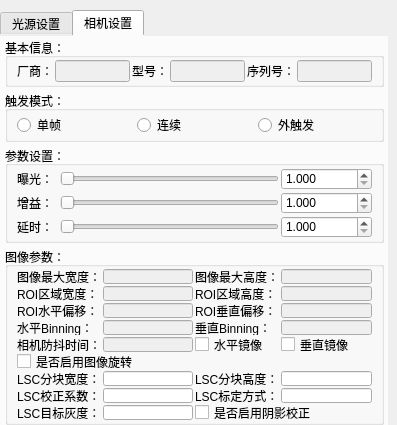
<?xml version="1.0" encoding="UTF-8"?>
<ui version="4.0">
 <class>camLightDlg</class>
 <widget class="QWidget" name="camLightDlg">
  <property name="geometry">
   <rect>
    <x>0</x>
    <y>0</y>
    <width>397</width>
    <height>425</height>
   </rect>
  </property>
  <property name="windowTitle">
   <string>Form</string>
  </property>
  <widget class="QTabWidget" name="tabWidget">
   <property name="geometry">
    <rect>
     <x>0</x>
     <y>10</y>
     <width>389</width>
     <height>417</height>
    </rect>
   </property>
   <property name="styleSheet">
    <string notr="true">QTabWidget:pane {background:transparent; }</string>
   </property>
   <property name="currentIndex">
    <number>1</number>
   </property>
   <widget class="QWidget" name="tab">
    <attribute name="title">
     <string>光源设置</string>
    </attribute>
    <layout class="QVBoxLayout" name="verticalLayout_5">
     <property name="spacing">
      <number>5</number>
     </property>
     <property name="leftMargin">
      <number>9</number>
     </property>
     <property name="topMargin">
      <number>9</number>
     </property>
     <property name="rightMargin">
      <number>9</number>
     </property>
     <property name="bottomMargin">
      <number>9</number>
     </property>
     <item>
      <layout class="QGridLayout" name="gridLayout" columnstretch="1,2,1" columnminimumwidth="1,2,1">
       <property name="horizontalSpacing">
        <number>2</number>
       </property>
       <item row="0" column="0">
        <widget class="QLabel" name="label_44">
         <property name="text">
          <string>串口编号：</string>
         </property>
        </widget>
       </item>
       <item row="0" column="1">
        <widget class="QComboBox" name="comboBox_LightPort">
         <property name="enabled">
          <bool>true</bool>
         </property>
         <property name="minimumSize">
          <size>
           <width>0</width>
           <height>25</height>
          </size>
         </property>
        </widget>
       </item>
       <item row="0" column="2">
        <spacer name="horizontalSpacer">
         <property name="orientation">
          <enum>Qt::Horizontal</enum>
         </property>
         <property name="sizeHint" stdset="0">
          <size>
           <width>40</width>
           <height>20</height>
          </size>
         </property>
        </spacer>
       </item>
       <item row="1" column="0">
        <widget class="QLabel" name="label">
         <property name="text">
          <string>背光：</string>
         </property>
        </widget>
       </item>
       <item row="1" column="1">
        <widget class="QSlider" name="horizontalSlider_LightValue">
         <property name="enabled">
          <bool>true</bool>
         </property>
         <property name="maximum">
          <number>255</number>
         </property>
         <property name="orientation">
          <enum>Qt::Horizontal</enum>
         </property>
        </widget>
       </item>
       <item row="1" column="2">
        <widget class="QSpinBox" name="spinBox_LightValue">
         <property name="maximum">
          <number>255</number>
         </property>
        </widget>
       </item>
       <item row="2" column="0">
        <widget class="QLabel" name="label_2">
         <property name="text">
          <string>红光：</string>
         </property>
        </widget>
       </item>
       <item row="2" column="1">
        <widget class="QSlider" name="horizontalSlider_LightValue1">
         <property name="enabled">
          <bool>true</bool>
         </property>
         <property name="maximum">
          <number>255</number>
         </property>
         <property name="orientation">
          <enum>Qt::Horizontal</enum>
         </property>
        </widget>
       </item>
       <item row="2" column="2">
        <widget class="QSpinBox" name="spinBox_LightValue1">
         <property name="maximum">
          <number>255</number>
         </property>
        </widget>
       </item>
       <item row="3" column="0">
        <widget class="QLabel" name="label_3">
         <property name="text">
          <string>绿光：</string>
         </property>
        </widget>
       </item>
       <item row="3" column="1">
        <widget class="QSlider" name="horizontalSlider_LightValue2">
         <property name="enabled">
          <bool>true</bool>
         </property>
         <property name="maximum">
          <number>255</number>
         </property>
         <property name="orientation">
          <enum>Qt::Horizontal</enum>
         </property>
        </widget>
       </item>
       <item row="3" column="2">
        <widget class="QSpinBox" name="spinBox_LightValue2">
         <property name="maximum">
          <number>255</number>
         </property>
        </widget>
       </item>
       <item row="4" column="0">
        <widget class="QLabel" name="label_4">
         <property name="text">
          <string>蓝光：</string>
         </property>
        </widget>
       </item>
       <item row="4" column="1">
        <widget class="QSlider" name="horizontalSlider_LightValue3">
         <property name="enabled">
          <bool>true</bool>
         </property>
         <property name="maximum">
          <number>255</number>
         </property>
         <property name="orientation">
          <enum>Qt::Horizontal</enum>
         </property>
        </widget>
       </item>
       <item row="4" column="2">
        <widget class="QSpinBox" name="spinBox_LightValue3">
         <property name="maximum">
          <number>255</number>
         </property>
        </widget>
       </item>
      </layout>
     </item>
     <item>
      <spacer name="verticalSpacer">
       <property name="orientation">
        <enum>Qt::Vertical</enum>
       </property>
       <property name="sizeHint" stdset="0">
        <size>
         <width>20</width>
         <height>206</height>
        </size>
       </property>
      </spacer>
     </item>
    </layout>
   </widget>
   <widget class="QWidget" name="tab_2">
    <attribute name="title">
     <string>相机设置</string>
    </attribute>
    <layout class="QVBoxLayout" name="verticalLayout">
     <property name="spacing">
      <number>4</number>
     </property>
     <property name="leftMargin">
      <number>5</number>
     </property>
     <property name="topMargin">
      <number>2</number>
     </property>
     <property name="rightMargin">
      <number>5</number>
     </property>
     <property name="bottomMargin">
      <number>2</number>
     </property>
     <item>
      <widget class="QGroupBox" name="groupBox_2">
       <property name="title">
        <string>基本信息：</string>
       </property>
       <layout class="QGridLayout" name="gridLayout_2">
        <property name="leftMargin">
         <number>9</number>
        </property>
        <property name="topMargin">
         <number>2</number>
        </property>
        <property name="rightMargin">
         <number>9</number>
        </property>
        <property name="bottomMargin">
         <number>2</number>
        </property>
        <property name="horizontalSpacing">
         <number>2</number>
        </property>
        <property name="verticalSpacing">
         <number>6</number>
        </property>
        <item row="0" column="0">
         <widget class="QLabel" name="label_9">
          <property name="text">
           <string>厂商：</string>
          </property>
         </widget>
        </item>
        <item row="0" column="1">
         <widget class="QLineEdit" name="cameravendor">
          <property name="enabled">
           <bool>false</bool>
          </property>
         </widget>
        </item>
        <item row="0" column="2">
         <widget class="QLabel" name="label_13">
          <property name="text">
           <string>型号：</string>
          </property>
         </widget>
        </item>
        <item row="0" column="3">
         <widget class="QLineEdit" name="cameramodel">
          <property name="enabled">
           <bool>false</bool>
          </property>
         </widget>
        </item>
        <item row="0" column="4">
         <widget class="QLabel" name="label_14">
          <property name="text">
           <string>序列号：</string>
          </property>
         </widget>
        </item>
        <item row="0" column="5">
         <widget class="QLineEdit" name="cameraserial">
          <property name="enabled">
           <bool>false</bool>
          </property>
         </widget>
        </item>
       </layout>
      </widget>
     </item>
     <item>
      <widget class="QGroupBox" name="groupBox">
       <property name="title">
        <string>触发模式：</string>
       </property>
       <layout class="QGridLayout" name="gridLayout_3">
        <property name="leftMargin">
         <number>9</number>
        </property>
        <property name="topMargin">
         <number>2</number>
        </property>
        <property name="rightMargin">
         <number>9</number>
        </property>
        <property name="bottomMargin">
         <number>2</number>
        </property>
        <property name="horizontalSpacing">
         <number>6</number>
        </property>
        <property name="verticalSpacing">
         <number>5</number>
        </property>
        <item row="0" column="0">
         <widget class="QRadioButton" name="singlemodel">
          <property name="text">
           <string>单帧</string>
          </property>
         </widget>
        </item>
        <item row="0" column="1">
         <widget class="QRadioButton" name="continuousmodel">
          <property name="text">
           <string>连续</string>
          </property>
         </widget>
        </item>
        <item row="0" column="2">
         <widget class="QRadioButton" name="externalmodel">
          <property name="text">
           <string>外触发</string>
          </property>
         </widget>
        </item>
       </layout>
      </widget>
     </item>
     <item>
      <widget class="QGroupBox" name="groupBox_3">
       <property name="title">
        <string>参数设置：</string>
       </property>
       <layout class="QGridLayout" name="gridLayout_4">
        <property name="leftMargin">
         <number>9</number>
        </property>
        <property name="topMargin">
         <number>2</number>
        </property>
        <property name="rightMargin">
         <number>9</number>
        </property>
        <property name="bottomMargin">
         <number>2</number>
        </property>
        <property name="spacing">
         <number>2</number>
        </property>
        <item row="0" column="0">
         <widget class="QLabel" name="label_10">
          <property name="minimumSize">
           <size>
            <width>41</width>
            <height>21</height>
           </size>
          </property>
          <property name="text">
           <string>曝光：</string>
          </property>
         </widget>
        </item>
        <item row="0" column="1">
         <widget class="QSlider" name="expouseslider">
          <property name="minimumSize">
           <size>
            <width>191</width>
            <height>22</height>
           </size>
          </property>
          <property name="minimum">
           <number>1</number>
          </property>
          <property name="maximum">
           <number>100000</number>
          </property>
          <property name="orientation">
           <enum>Qt::Horizontal</enum>
          </property>
         </widget>
        </item>
        <item row="0" column="2">
         <widget class="QDoubleSpinBox" name="expousebox">
          <property name="minimumSize">
           <size>
            <width>91</width>
            <height>22</height>
           </size>
          </property>
          <property name="decimals">
           <number>3</number>
          </property>
          <property name="minimum">
           <double>1.000000000000000</double>
          </property>
          <property name="maximum">
           <double>100000.000000000000000</double>
          </property>
          <property name="singleStep">
           <double>1.000000000000000</double>
          </property>
         </widget>
        </item>
        <item row="1" column="0">
         <widget class="QLabel" name="label_11">
          <property name="minimumSize">
           <size>
            <width>41</width>
            <height>21</height>
           </size>
          </property>
          <property name="text">
           <string>增益：</string>
          </property>
         </widget>
        </item>
        <item row="1" column="1">
         <widget class="QSlider" name="gainslider">
          <property name="minimumSize">
           <size>
            <width>191</width>
            <height>22</height>
           </size>
          </property>
          <property name="minimum">
           <number>1</number>
          </property>
          <property name="maximum">
           <number>500</number>
          </property>
          <property name="orientation">
           <enum>Qt::Horizontal</enum>
          </property>
         </widget>
        </item>
        <item row="1" column="2">
         <widget class="QDoubleSpinBox" name="gainbox">
          <property name="minimumSize">
           <size>
            <width>91</width>
            <height>22</height>
           </size>
          </property>
          <property name="decimals">
           <number>3</number>
          </property>
          <property name="minimum">
           <double>1.000000000000000</double>
          </property>
          <property name="maximum">
           <double>500.000000000000000</double>
          </property>
         </widget>
        </item>
        <item row="2" column="0">
         <widget class="QLabel" name="label_12">
          <property name="minimumSize">
           <size>
            <width>41</width>
            <height>21</height>
           </size>
          </property>
          <property name="text">
           <string>延时：</string>
          </property>
         </widget>
        </item>
        <item row="2" column="1">
         <widget class="QSlider" name="spcdslider">
          <property name="minimumSize">
           <size>
            <width>191</width>
            <height>22</height>
           </size>
          </property>
          <property name="minimum">
           <number>1</number>
          </property>
          <property name="maximum">
           <number>100000</number>
          </property>
          <property name="orientation">
           <enum>Qt::Horizontal</enum>
          </property>
         </widget>
        </item>
        <item row="2" column="2">
         <widget class="QDoubleSpinBox" name="spcdbox">
          <property name="minimumSize">
           <size>
            <width>80</width>
            <height>22</height>
           </size>
          </property>
          <property name="decimals">
           <number>3</number>
          </property>
          <property name="minimum">
           <double>1.000000000000000</double>
          </property>
          <property name="maximum">
           <double>100000.000000000000000</double>
          </property>
         </widget>
        </item>
       </layout>
      </widget>
     </item>
     <item>
      <widget class="QGroupBox" name="groupBox_4">
       <property name="title">
        <string>图像参数：</string>
       </property>
       <layout class="QGridLayout" name="gridLayout_5">
        <property name="leftMargin">
         <number>9</number>
        </property>
        <property name="topMargin">
         <number>2</number>
        </property>
        <property name="rightMargin">
         <number>9</number>
        </property>
        <property name="bottomMargin">
         <number>2</number>
        </property>
        <property name="spacing">
         <number>2</number>
        </property>
        <item row="0" column="0">
         <widget class="QLabel" name="label_8">
          <property name="text">
           <string>图像最大宽度：</string>
          </property>
         </widget>
        </item>
        <item row="0" column="1">
         <widget class="QLineEdit" name="image_maxwidth">
          <property name="enabled">
           <bool>false</bool>
          </property>
         </widget>
        </item>
        <item row="0" column="2">
         <widget class="QLabel" name="label_6">
          <property name="text">
           <string>图像最大高度：</string>
          </property>
         </widget>
        </item>
        <item row="0" column="3">
         <widget class="QLineEdit" name="image_maxheight">
          <property name="enabled">
           <bool>false</bool>
          </property>
         </widget>
        </item>
        <item row="1" column="0">
         <widget class="QLabel" name="label_7">
          <property name="text">
           <string>ROI区域宽度：</string>
          </property>
         </widget>
        </item>
        <item row="1" column="1">
         <widget class="QLineEdit" name="image_width">
          <property name="enabled">
           <bool>false</bool>
          </property>
         </widget>
        </item>
        <item row="1" column="2">
         <widget class="QLabel" name="label_5">
          <property name="text">
           <string>ROI区域高度：</string>
          </property>
         </widget>
        </item>
        <item row="1" column="3">
         <widget class="QLineEdit" name="image_height">
          <property name="enabled">
           <bool>false</bool>
          </property>
         </widget>
        </item>
        <item row="2" column="0">
         <widget class="QLabel" name="label_15">
          <property name="text">
           <string>ROI水平偏移：</string>
          </property>
         </widget>
        </item>
        <item row="2" column="1">
         <widget class="QLineEdit" name="offsetX">
          <property name="enabled">
           <bool>false</bool>
          </property>
         </widget>
        </item>
        <item row="2" column="2">
         <widget class="QLabel" name="label_16">
          <property name="text">
           <string>ROI垂直偏移：</string>
          </property>
         </widget>
        </item>
        <item row="2" column="3">
         <widget class="QLineEdit" name="offsetY">
          <property name="enabled">
           <bool>false</bool>
          </property>
         </widget>
        </item>
        <item row="3" column="0">
         <widget class="QLabel" name="label_18">
          <property name="text">
           <string>水平Binning：</string>
          </property>
         </widget>
        </item>
        <item row="3" column="1">
         <widget class="QLineEdit" name="binningX">
          <property name="enabled">
           <bool>false</bool>
          </property>
         </widget>
        </item>
        <item row="3" column="2">
         <widget class="QLabel" name="label_19">
          <property name="text">
           <string>垂直Binning：</string>
          </property>
         </widget>
        </item>
        <item row="3" column="3">
         <widget class="QLineEdit" name="binningY">
          <property name="enabled">
           <bool>false</bool>
          </property>
         </widget>
        </item>
        <item row="4" column="0">
         <widget class="QLabel" name="label_17">
          <property name="text">
           <string>相机防抖时间：</string>
          </property>
         </widget>
        </item>
        <item row="4" column="1">
         <widget class="QLineEdit" name="lineTime">
          <property name="enabled">
           <bool>false</bool>
          </property>
         </widget>
        </item>
        <item row="4" column="2">
         <widget class="QCheckBox" name="imagehori">
          <property name="text">
           <string>水平镜像</string>
          </property>
         </widget>
        </item>
        <item row="4" column="3">
         <widget class="QCheckBox" name="imageveri">
          <property name="text">
           <string>垂直镜像</string>
          </property>
         </widget>
        </item>
        <item row="5" column="0" colspan="2">
         <widget class="QCheckBox" name="checkBox_rotateImage">
          <property name="text">
           <string>是否启用图像旋转</string>
          </property>
         </widget>
        </item>
        <item row="6" column="0">
         <widget class="QLabel" name="label_20">
          <property name="text">
           <string>LSC分块宽度：</string>
          </property>
         </widget>
        </item>
        <item row="6" column="1">
         <widget class="QLineEdit" name="lineEdit_secNumW"/>
        </item>
        <item row="6" column="2">
         <widget class="QLabel" name="label_21">
          <property name="text">
           <string>LSC分块高度：</string>
          </property>
         </widget>
        </item>
        <item row="6" column="3">
         <widget class="QLineEdit" name="lineEdit_secNumH"/>
        </item>
        <item row="7" column="0">
         <widget class="QLabel" name="label_22">
          <property name="text">
           <string>LSC校正系数：</string>
          </property>
         </widget>
        </item>
        <item row="7" column="1">
         <widget class="QLineEdit" name="lineEdit_padcoef"/>
        </item>
        <item row="7" column="2">
         <widget class="QLabel" name="label_23">
          <property name="text">
           <string>LSC标定方式：</string>
          </property>
         </widget>
        </item>
        <item row="7" column="3">
         <widget class="QLineEdit" name="lineEdit_calibmethod"/>
        </item>
        <item row="8" column="0">
         <widget class="QLabel" name="label_24">
          <property name="text">
           <string>LSC目标灰度：</string>
          </property>
         </widget>
        </item>
        <item row="8" column="1">
         <widget class="QLineEdit" name="lineEdit_targetgray"/>
        </item>
        <item row="8" column="2" colspan="2">
         <widget class="QCheckBox" name="checkBox_isNeedLSCCorrect">
          <property name="text">
           <string>是否启用阴影校正</string>
          </property>
         </widget>
        </item>
       </layout>
      </widget>
     </item>
     <item>
      <spacer name="verticalSpacer_2">
       <property name="orientation">
        <enum>Qt::Vertical</enum>
       </property>
       <property name="sizeHint" stdset="0">
        <size>
         <width>20</width>
         <height>7</height>
        </size>
       </property>
      </spacer>
     </item>
    </layout>
   </widget>
  </widget>
 </widget>
 <resources/>
 <connections/>
</ui>
